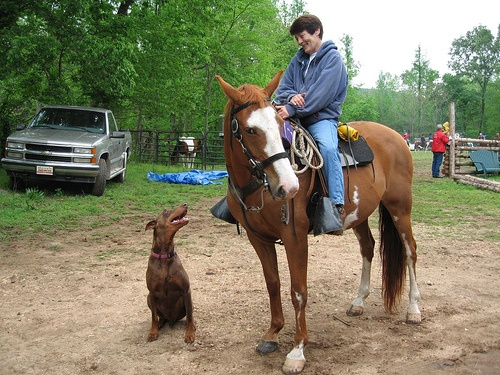
#> input picture 01.机器学习/14.其它/08.图片处理/data/02.jpg, 500 x 375 px
$ jupyter execute '10.角点检测.ipynb'   (older library calls are emulated)
#> lines starting #> are read from the running program, lines starting #| are printed output that depends on the picture
角点检测
===

# 1.角点
角点检测是检测边缘上的角点。

# 2.Hession角点检测
角点是曲率变大的点，下式定义了高斯曲率：
$$K=\frac{\det(H)}{(1+{I_x}^2+{I_y}^2)^2}$$
- $\det(H)=I_{xx}\ I_{yy}-{I_{xy}}^2$
- $H$表示Hessian矩阵。图像的二次微分（通过将Sobel滤波器应用于灰度图像计算得来）。对于图像上的一点，按照下式定义
$$
H=
\begin{bmatrix}
I_{xx}&I_{xy} \\
I_{xy}&I_{yy}
\end{bmatrix}
$$
$I_x$是应用$x$方向上的Sobel滤波器，$I_y$是应用在$y$方向上的Sobel滤波器

在Hessian角点检测中，detH将极大点视为j角点。如果中心像素与其8−近邻像素相比值最大，则中心像素为极大点。解答中，角点是$det(H)$为极大值，并且大于$max(det(H))⋅0.1$的点。

[cell 1]
import cv2
import matplotlib.pyplot as plt
import skimage.util as su
import numpy as np

def Hessian_corner(img):

	## Grayscale
	def BGR2GRAY(img):
		gray = 0.2126 * img[..., 2] + 0.7152 * img[..., 1] + 0.0722 * img[..., 0]
		gray = gray.astype(np.uint8)
		return gray

	## Sobel
	def Sobel_filtering(gray):
		# get shape
		H, W = gray.shape

		# sobel kernel
		sobely = np.array(((1, 2, 1),
						(0, 0, 0),
						(-1, -2, -1)), dtype=np.float32)

		sobelx = np.array(((1, 0, -1),
						(2, 0, -2),
						(1, 0, -1)), dtype=np.float32)

		# padding
		tmp = np.pad(gray, (1, 1), 'edge')

		# prepare
		Ix = np.zeros_like(gray, dtype=np.float32)
		Iy = np.zeros_like(gray, dtype=np.float32)

		# get differential
		for y in range(H):
			for x in range(W):
				Ix[y, x] = np.mean(tmp[y : y  + 3, x : x + 3] * sobelx)
				Iy[y, x] = np.mean(tmp[y : y + 3, x : x + 3] * sobely)

		Ix2 = Ix ** 2
		Iy2 = Iy ** 2
		Ixy = Ix * Iy

		return Ix2, Iy2, Ixy

	## Hessian
	def corner_detect(gray, Ix2, Iy2, Ixy):
		# get shape
		H, W = gray.shape

		# prepare for show detection
		out = np.array((gray, gray, gray))
		out = np.transpose(out, (1,2,0))

		# get Hessian value
		Hes = np.zeros((H, W))

		for y in range(H):
			for x in range(W):
				Hes[y,x] = Ix2[y,x] * Iy2[y,x] - Ixy[y,x] ** 2

		## Detect Corner and show
		for y in range(H):
			for x in range(W):
				if Hes[y,x] == np.max(Hes[max(y-1, 0) : min(y+2, H), max(x-1, 0) : min(x+2, W)]) and Hes[y, x] > np.max(Hes) * 0.1:
					out[y, x] = [0, 0, 255]

		out = out.astype(np.uint8)

		return out

	# 1. grayscale
	gray = BGR2GRAY(img)

	# 2. get difference image
	Ix2, Iy2, Ixy = Sobel_filtering(gray)

	# 3. corner detection
	out = corner_detect(gray, Ix2, Iy2, Ixy)

	return out

img = cv2.imread("data/02.jpg")
#> img is the input picture: shape (375, 500, 3); mean B, G, R 101, 127.1, 128.4
img = cv2.cvtColor(img, cv2.COLOR_BGR2RGB)

plt.figure(figsize=(10,5), facecolor='w')
plt.subplot(1, 2, 1)
plt.imshow(img)

out = Hessian_corner(img)
#> in Sobel_filtering, `tmp = np.pad(gray, (1, 1), 'edge')`:
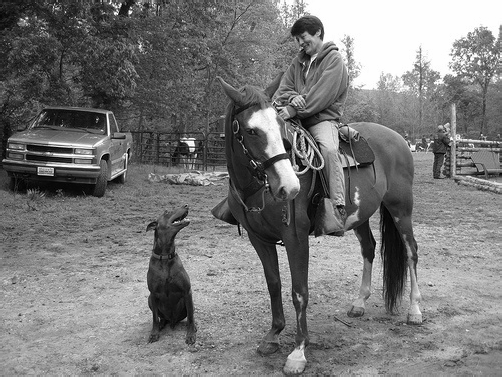
#> tmp: shape (377, 502); min 0, max 254, mean 121.2
#> after the loop in Sobel_filtering, `for y in range(H):`:
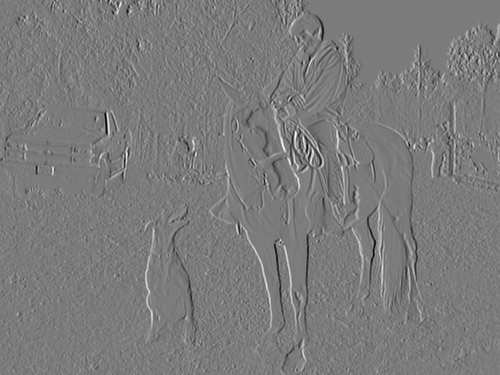
#> Ix: shape (375, 500) float32; min -101.3, max 107.4, mean -0.1; drawn with min black and max white
#> after the loop in Sobel_filtering, `for y in range(H):`:
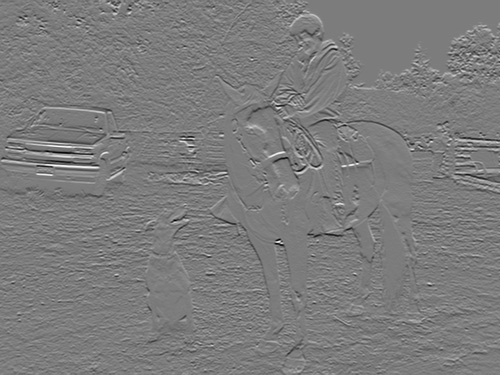
#> Iy: shape (375, 500) float32; min -96.67, max 101.3, mean 0; drawn with min black and max white
#> after the loop in corner_detect, `for y in range(H):`: out: shape (375, 500, 3); mean of channels 0, 1, 2 121.1, 121.1, 121.2
plt.subplot(1, 2, 2)
plt.imshow(cv2.cvtColor(out, cv2.COLOR_BGR2RGB))
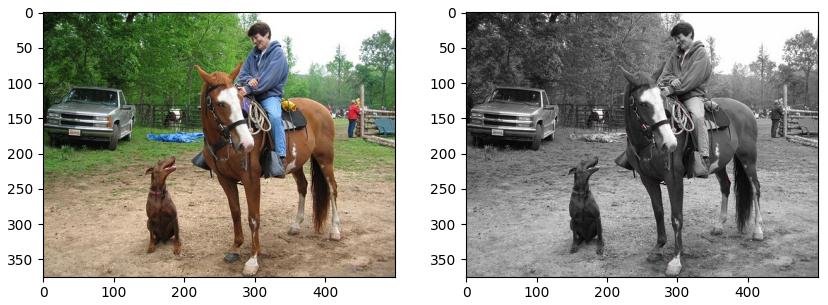
#> figure drawn by matplotlib, 2 panels

# 3.Harris角点检测

## 3.1.Harris角点检测第一步-Sobel+Gausian
- 对图像进行灰度化处理
- 利用Sobel滤波器求出海森矩阵(Hessian matrix)
$$
H=\begin{bmatrix}
{I_x}^2&I_xI_y \\
I_xI_y&{I_y}^2
\end{bmatrix}
$$
- 将高斯滤波器分别应用于$I_x^2,I_y^2,I_x,I_y$

[cell 2]
import cv2
import matplotlib.pyplot as plt
import skimage.util as su
import numpy as np

def Harris_corner_step1(img):
    def BGR2GRAY(img):
        gray = 0.2126 * img[..., 2] + 0.7152 * img[..., 1] + 0.0722 * img[..., 0]
        gray = gray.astype(np.uint8)
        return gray

    def Sobel_filtering(gray):
        H, W = gray.shape
        sobely = np.array(((1, 2, 1),(0, 0, 0),(-1, -2, -1)), dtype=np.float32)
        sobelx = np.array(((1, 0, -1),(2, 0, -2),(1, 0, -1)), dtype=np.float32)

        tmp = np.pad(gray, (1, 1), 'edge')
        Ix = np.zeros_like(gray, dtype=np.float32)
        Iy = np.zeros_like(gray, dtype=np.float32)

        for y in range(H):
            for x in range(W):
                Ix[y, x] = np.mean(tmp[y : y  + 3, x : x + 3] * sobelx)
                Iy[y, x] = np.mean(tmp[y : y + 3, x : x + 3] * sobely)

        Ix2 = Ix ** 2
        Iy2 = Iy ** 2
        Ixy = Ix * Iy
        return Ix2, Iy2, Ixy

    def gaussian_filtering(I, K_size=3, sigma=3):
        H, W = I.shape
        I_t = np.pad(I, (K_size // 2, K_size // 2), 'edge')
        K = np.zeros((K_size, K_size), dtype=np.float)
        for x in range(K_size):
            for y in range(K_size):
                _x = x - K_size // 2
                _y = y - K_size // 2
                K[y, x] = np.exp( -(_x ** 2 + _y ** 2) / (2 * (sigma ** 2)))
        K /= (sigma * np.sqrt(2 * np.pi))
        K /= K.sum()

        for y in range(H):
            for x in range(W):
                I[y,x] = np.sum(I_t[y : y + K_size, x : x + K_size] * K)
        return I

    gray = BGR2GRAY(img)
    Ix2, Iy2, Ixy = Sobel_filtering(gray)
    Ix2 = gaussian_filtering(Ix2, K_size=3, sigma=3)
#> after the loop in gaussian_filtering, `for y in range(H):`:
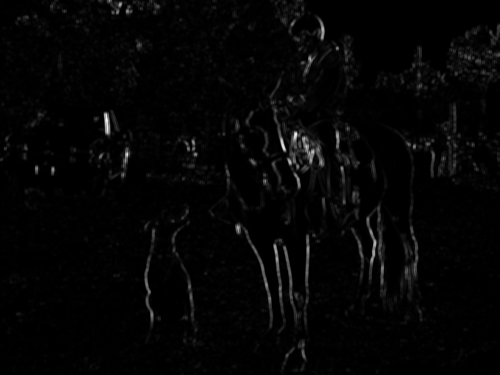
#> I: shape (375, 500) float32; min 0, max 5879.1, mean 125.1; drawn with min black and max white
    Iy2 = gaussian_filtering(Iy2, K_size=3, sigma=3)
#> call 2 of gaussian_filtering, with K_size = 3, sigma = 3
#> after the loop in gaussian_filtering (call 2), `for y in range(H):`:
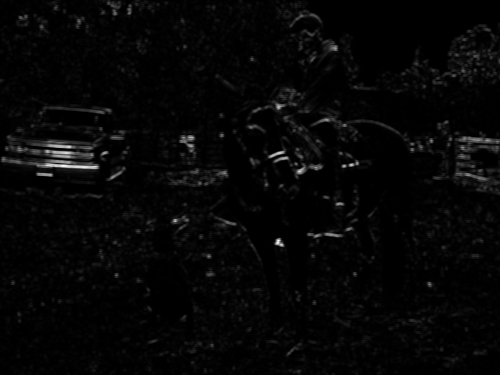
#> I: shape (375, 500) float32; min 0, max 5165.6, mean 134.3; drawn with min black and max white
    Ixy = gaussian_filtering(Ixy, K_size=3, sigma=3)
    return Ix2, Iy2, Ixy

img = cv2.imread("data/02.jpg")
img = cv2.cvtColor(img, cv2.COLOR_BGR2RGB)

plt.figure(figsize=(10,5), facecolor='w')
plt.subplot(2, 2, 1)
plt.imshow(img)
plt.title("origin")
plt.axis("off")

out1, out2, out3 = Harris_corner_step1(img)

plt.subplot(2, 2, 2)
plt.imshow(cv2.cvtColor(out1, cv2.COLOR_BGR2RGB), cmap='gray')
plt.title("Ix^2")
plt.axis("off")

plt.subplot(2, 2, 3)
plt.imshow(cv2.cvtColor(out2, cv2.COLOR_BGR2RGB), cmap='gray')
plt.title("Iy^2")
plt.axis("off")

plt.subplot(2, 2, 4)
plt.imshow(cv2.cvtColor(out3, cv2.COLOR_BGR2RGB), cmap='gray')
plt.title("Ixy")
plt.axis("off")
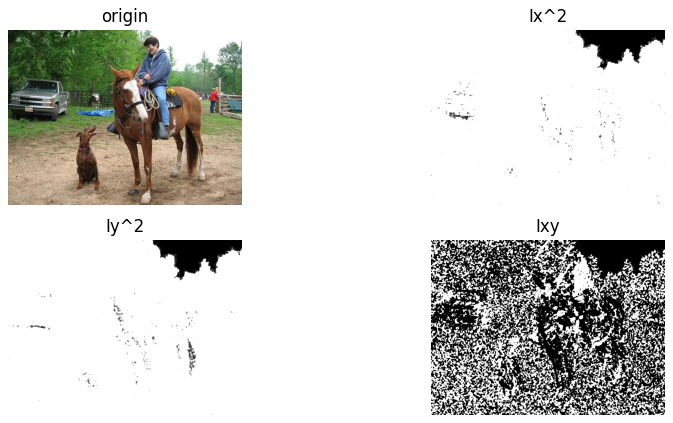
#> figure drawn by matplotlib, 4 panels

## 3.2.Harris角点检测第二步-角点检测
- 计算每个像素的$R=det(H)−k (trace(H))^2$。通常$K$在$[0.04,0.16]$范围内取值.
- 满足$R \geq max(R) \cdot th$的像素点即为角点。

[cell 3]
import cv2
import matplotlib.pyplot as plt
import skimage.util as su
import numpy as np

def Harris_corner(img):
    def BGR2GRAY(img):
        gray = 0.2126 * img[..., 2] + 0.7152 * img[..., 1] + 0.0722 * img[..., 0]
        gray = gray.astype(np.uint8)
        return gray

    def Sobel_filtering(gray):
        H, W = gray.shape
        sobely = np.array(((1, 2, 1),(0, 0, 0),(-1, -2, -1)), dtype=np.float32)
        sobelx = np.array(((1, 0, -1),(2, 0, -2),(1, 0, -1)), dtype=np.float32)

        tmp = np.pad(gray, (1, 1), 'edge')
        Ix = np.zeros_like(gray, dtype=np.float32)
        Iy = np.zeros_like(gray, dtype=np.float32)

        for y in range(H):
            for x in range(W):
                Ix[y, x] = np.mean(tmp[y : y  + 3, x : x + 3] * sobelx)
                Iy[y, x] = np.mean(tmp[y : y + 3, x : x + 3] * sobely)

        Ix2 = Ix ** 2
        Iy2 = Iy ** 2
        Ixy = Ix * Iy
        return Ix2, Iy2, Ixy

    def gaussian_filtering(I, K_size=3, sigma=3):
        H, W = I.shape
        I_t = np.pad(I, (K_size // 2, K_size // 2), 'edge')
        K = np.zeros((K_size, K_size), dtype=np.float)
        for x in range(K_size):
            for y in range(K_size):
                _x = x - K_size // 2
                _y = y - K_size // 2
                K[y, x] = np.exp( -(_x ** 2 + _y ** 2) / (2 * (sigma ** 2)))
        K /= (sigma * np.sqrt(2 * np.pi))
        K /= K.sum()

        for y in range(H):
            for x in range(W):
                I[y,x] = np.sum(I_t[y : y + K_size, x : x + K_size] * K)
        return I

    def corner_detect(gray, Ix2, Iy2, Ixy, k=0.04, th=0.1):
        out = np.array((gray, gray, gray))
        out = np.transpose(out, (1,2,0))
        R = (Ix2 * Iy2 - Ixy ** 2) - k * ((Ix2 + Iy2) ** 2)
        out[R >= np.max(R) * th] = [0, 0, 255]
        out = out.astype(np.uint8)
        return out

    gray = BGR2GRAY(img)
    Ix2, Iy2, Ixy = Sobel_filtering(gray)
    Ix2 = gaussian_filtering(Ix2, K_size=3, sigma=3)
    Iy2 = gaussian_filtering(Iy2, K_size=3, sigma=3)
    Ixy = gaussian_filtering(Ixy, K_size=3, sigma=3)
    out = corner_detect(gray, Ix2, Iy2, Ixy)
#> in corner_detect, `R = (Ix2 * Iy2 - Ixy ** 2) - k * ((Ix2 + Iy2) ** 2)`:
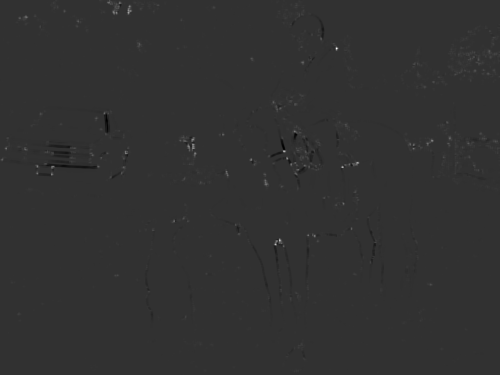
#> R: shape (375, 500) float32; min -1341670.9, max 5622968, mean 7210.1; drawn with min black and max white
#> in corner_detect, `out[R >= np.max(R) * th] = [0, 0, 255]`:
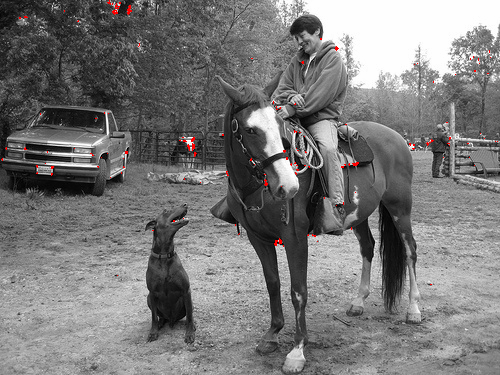
#> out: shape (375, 500, 3); mean of channels 0, 1, 2 120.7, 120.7, 121.4; drawn as B, G, R

    return out

img = cv2.imread("data/02.jpg")
img = cv2.cvtColor(img, cv2.COLOR_BGR2RGB)

plt.figure(figsize=(10,5), facecolor='w')
plt.subplot(1, 2, 1)
plt.imshow(img)
plt.title("origin")
plt.axis("off")

out = Harris_corner(img)

plt.subplot(1, 2, 2)
plt.imshow(cv2.cvtColor(out1, cv2.COLOR_BGR2RGB), cmap='gray')
plt.title("Harris")
plt.axis("off")
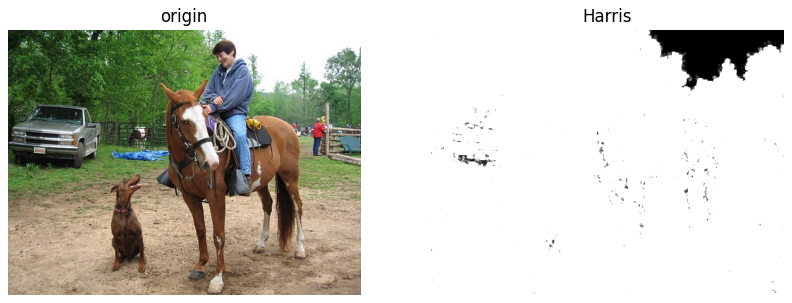
#> figure drawn by matplotlib, 2 panels

$ run again, with 01.机器学习/14.其它/08.图片处理/data/01.jpg copied over 01.机器学习/14.其它/08.图片处理/data/02.jpg
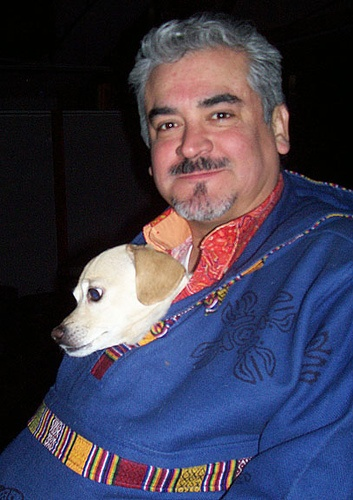
#> input picture 01.机器学习/14.其它/08.图片处理/data/01.jpg, 353 x 500 px
#> img is the input picture: shape (500, 353, 3); mean B, G, R 80.9, 60.9, 63.6
#> in corner_detect, `out[R >= np.max(R) * th] = [0, 0, 255]`:
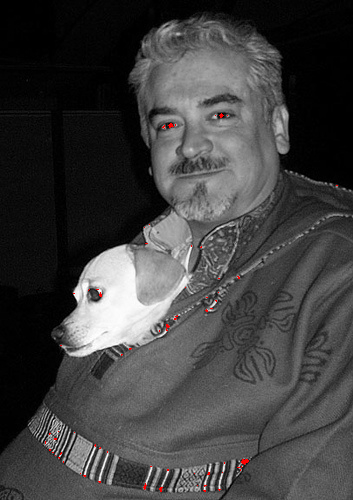
#> out: shape (500, 353, 3); mean of channels 0, 1, 2 64.6, 64.6, 65; drawn as B, G, R
#> `[cell 3] import cv2 import matplotlib.pyplot as plt import skimage.uti..`:
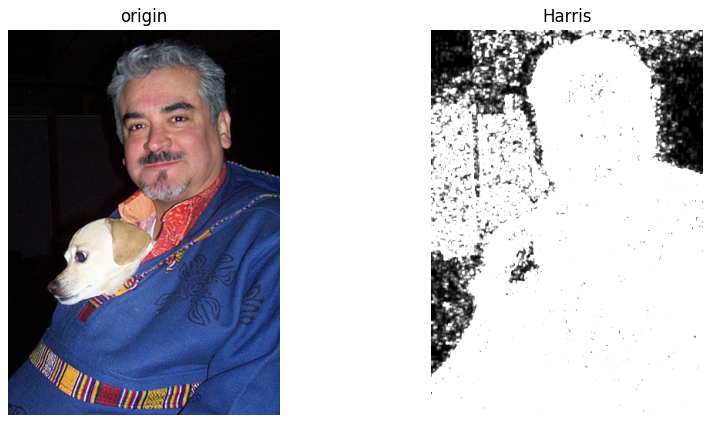
#> figure drawn by matplotlib, 2 panels
